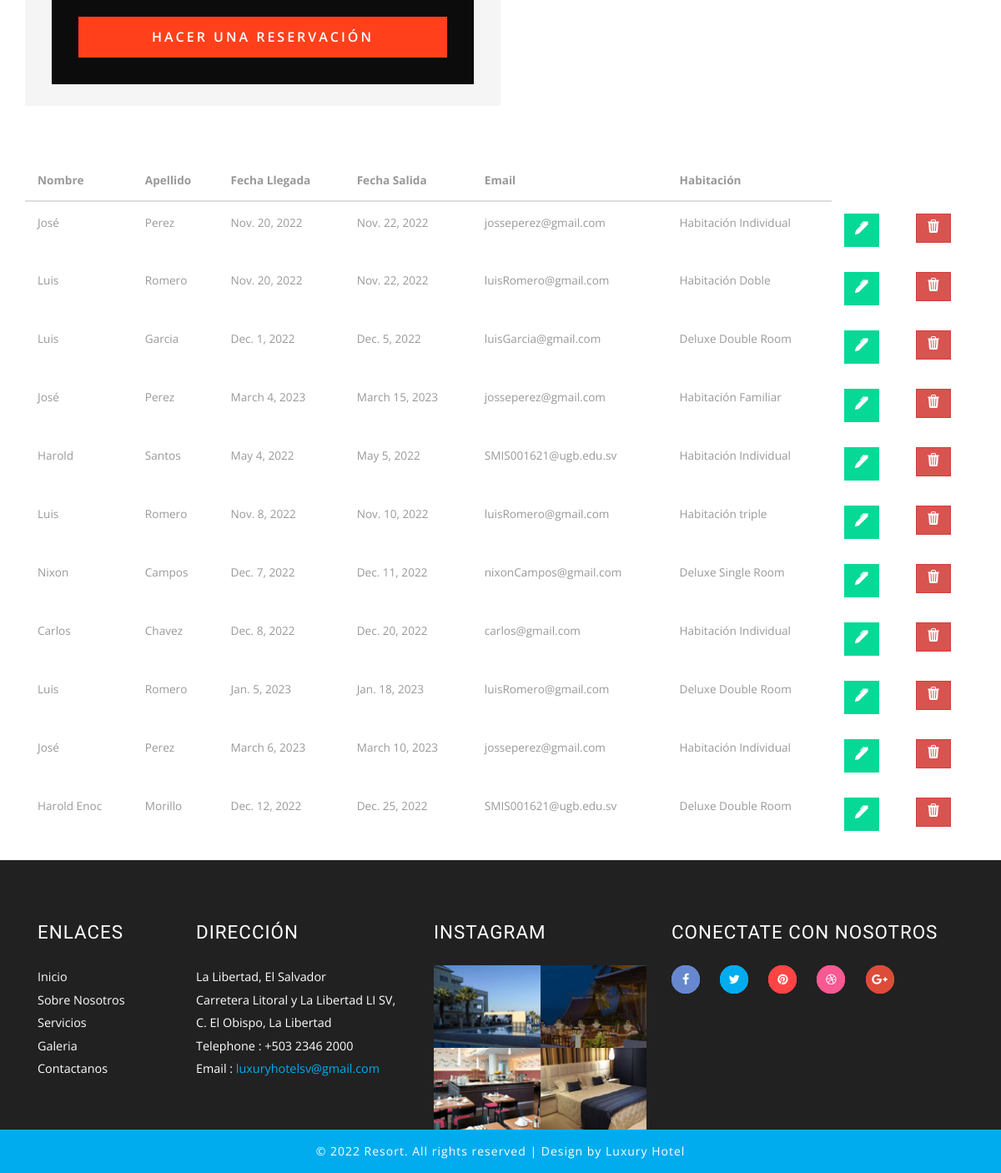
Before: /hotel/mostrarreservaciones/ (lower part) with the older database file.
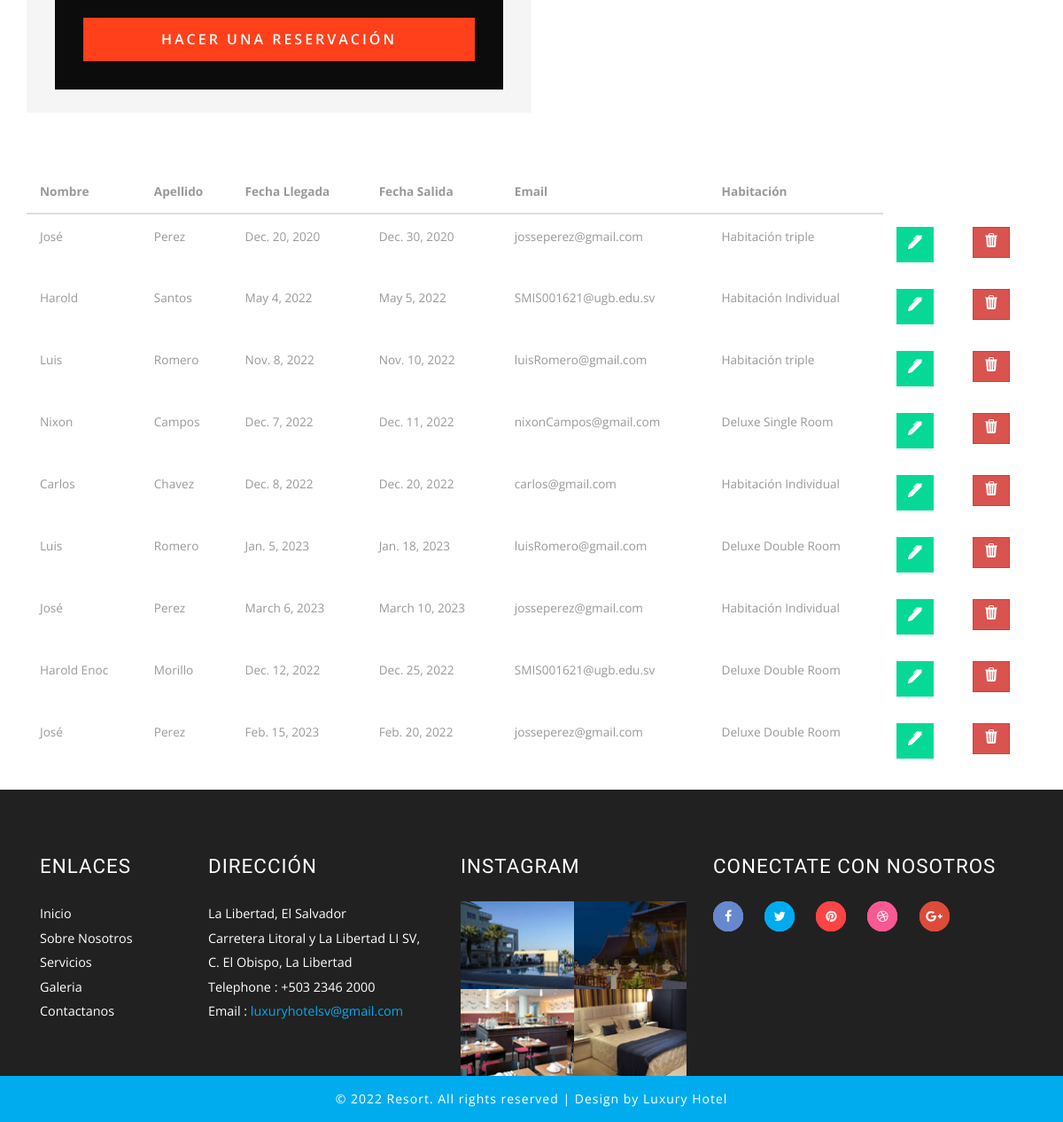
After: the same page with the newer database file.
### Hotel_app/models.py (models this page shows, shortened)
class tblreservacion(models.Model):#######RESERVACION
    nombre = models.CharField(max_length=200)
    apellido = models.CharField(max_length=200)
    fecha_llegada = models.DateField()
    fecha_salida = models.DateField()
    email = models.EmailField(max_length=254, null= False)
    fecha_registro = models.DateField(auto_now_add=True)
    habitacion = models.CharField(max_length=200, null= True)

### Hotel_app/views.py (the view)
# urls.py: path('mostrarreservaciones/', adminreservaciones),
def adminreservaciones(request):
    listares = tblreservacion.objects.all()
    return render(request,'mostrarreservaciones.html', {"reservacion":listares})

### Hotel_app/Templates/mostrarreservaciones.html (shortened to what this page needs)
{%load static%}
<!DOCTYPE html>
<html>
<head>
<link href="{%static 'lib/web/css/bootstrap.css'%}" rel="stylesheet" type="text/css" media="all" />
<link rel="stylesheet" href="{%static 'lib/web/css/flexslider.css'%}" type="text/css" media="screen" property="" />
<link rel="stylesheet" type="text/css" href="{%static 'lib/web/css/zoomslider.css'%}" />
<link rel="stylesheet" type="text/css" href="{%static 'lib/web/css/style.css'%}" />
<link href="{%static 'lib/web/css/font-awesome.css'%}" rel="stylesheet">
</head>
<body>
<div class="w3_content_agilleinfo_inner">
		<div class="container">
                {%include 'formReservacion.html'%}
		</div>
	</div>
		<div class="container">
			<div class="col-6">
				<table class="table">
					<thead class="thead-dark">
						<tr>
							<th scope="col">Nombre</th>
							<th scope="col">Apellido</th>
							<th scope="col">Fecha Llegada</th>
                            <th scope="col">Fecha Salida</th>
							<th scope="col">Email</th>
							<th scope="col">Habitación</th>
						</tr>
					</thead>
					<tbody>
						{%for res in reservacion%}
						<tr>
							<td>{{res.nombre}}</td>
							<td>{{res.apellido}}</td>
							<td>{{res.fecha_llegada}}</td>
							<td>{{res.fecha_salida}}</td>
							<td>{{res.email}}</td>
                            <td>{{res.habitacion}}</td>
							<td><a href="/hotel/editreservacion/{{res.id}}" class="btn btn-warning">
							</a>
							</td>
							<td><a href= "/hotel/delreservacion/{{res.id}}" class="btn btn-danger">
							</a>
							</td>
						</tr>
						{%endfor%}
					</tbody>
				</table>
			</div>
		</div>
	{%include 'footer.html'%}
</body>
</html>

### Hotel_app/Templates/banner.html (shortened to what this page needs)
{%load static%}

### Hotel_app/Templates/header.html (shortened to what this page needs)
{%load static%}

### Hotel_app/Templates/formReservacion.html (shortened to what this page needs)
{%load static%}
 <div class="col-md-6 w3l_about_bottom_right two">
    <div class="book-form">
       <form action="/hotel/addreservacion/" method="post">  {% csrf_token %}
            <div class="make wow shake" data-wow-duration="1s" data-wow-delay=".5s">
                  <input type="submit" value="Hacer una reservación">
            </div>
    </form>
    </div>
</div>

### Hotel_app/Templates/footer.html (shortened to what this page needs)
 {%load static%}
 <div class="w3l-footer">
    <div class="container">
     <div class="footer-info-agile">
            <div class="col-md-2 footer-info-grid links">
                <h4>Enlaces</h4>
                <ul>
                           <li><a href="http://127.0.0.1:8000/hotel/index/">Inicio</a></li>
                            <li><a href="http://127.0.0.1:8000/hotel/about/">Sobre Nosotros</a></li>
                            <li><a href="http://127.0.0.1:8000/hotel/products/">Servicios</a></li>
                            <li><a href="http://127.0.0.1:8000/hotel/gallery/">Galeria</a></li>
                            <li><a href="http://127.0.0.1:8000/hotel/contact/">Contactanos</a></li>
                </ul>
            </div>
            <div class="col-md-3 footer-info-grid address">
                <h4>Dirección</h4>
                <address>
                    <ul>
                        <li>La Libertad, El Salvador</li>
                        <li>Carretera Litoral y La Libertad LI SV, C. El Obispo, La Libertad</li>
                        <li>Telephone : +503 2346 2000</li>
                        <li>Email : <a class="mail" href="mailto:luxuryhotelsv@gmail.com">luxuryhotelsv@gmail.com</a></li>
                    </ul>
                </address>
            </div>
            <div class="col-md-3 footer-grid">
               <h4>Instagram</h4>
                <div class="footer-grid-instagram">
                <a href="#"><img src="{%static 'lib/web/images/f1.jpg'%}" alt=" " class="img-responsive"></a>
                </div>
                <div class="footer-grid-instagram">
                <a href="#"><img src="{%static 'lib/web/images/f2.jpg'%}" alt=" " class="img-responsive"></a>
                </div>
                <div class="footer-grid-instagram">
                    <a href="#"><img src="{%static 'lib/web/images/f3.jpg'%}" alt=" " class="img-responsive"></a>
                </div>
                <div class="footer-grid-instagram">
                <a href="#"><img src="{%static 'lib/web/images/f4.jpg'%}" alt=" " class="img-responsive"></a>
                </div>
            </div>
            <div class="col-md-4 footer-info-grid">
            <div class="connect-social">
                <h4>Conectate con nosotros</h4>
                <section class="social">
                    <ul>
                        <li><a class="icon fb" href="#"><i class="fa fa-facebook"></i></a></li>
                        <li><a class="icon tw" href="#"><i class="fa fa-twitter"></i></a></li>
                        <li><a class="icon pin" href="#"><i class="fa fa-pinterest"></i></a></li>
                        <li><a class="icon db" href="#"><i class="fa fa-dribbble"></i></a></li>
                        <li><a class="icon gp" href="#"><i class="fa fa-google-plus"></i></a></li>
                    </ul>
                </section>
            </div>
        </div>
    </div>
   </div>
 </div>
        <div class="w3agile_footer_copy">
                <p>© 2022 Resort. All rights reserved | Design by <a href="http://luxuryhotel.com/">Luxury Hotel</a></p>
        </div>

Changed rows visible on the page:
removed tblreservacion: nombre "José", apellido "Perez", fecha_llegada "Nov. 20, 2022", fecha_salida "Nov. 22, 2022", email "josseperez@gmail.com", habitacion "Habitación Individual"
removed tblreservacion: nombre "Luis", apellido "Romero", fecha_llegada "Nov. 20, 2022", fecha_salida "Nov. 22, 2022", email "luisRomero@gmail.com", habitacion "Habitación Doble"
removed tblreservacion: nombre "Luis", apellido "Garcia", fecha_llegada "Dec. 1, 2022", fecha_salida "Dec. 5, 2022", email "luisGarcia@gmail.com", habitacion "Deluxe Double Room"
changed tblreservacion: fecha_llegada "March 4, 2023" → "Dec. 20, 2020"; fecha_salida "March 15, 2023" → "Dec. 30, 2020"; habitacion "Habitación Familiar" → "Habitación triple"
added tblreservacion: nombre "José", apellido "Perez", fecha_llegada "Feb. 15, 2023", fecha_salida "Feb. 20, 2022", email "josseperez@gmail.com", habitacion "Deluxe Double Room"
